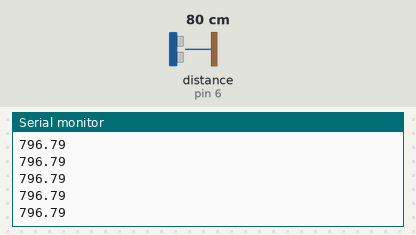
This sketch was run on a simulated Arduino Uno, built with avr-gcc and run on an emulated ATmega328P. Shown: the last lines printed to the serial monitor. Wiring (inferred from the names in the program): ultrasonic range finder: trigger pin 7; echo pin 6. The inputs (shaded band) are chosen by the test bench; at power-on: distance to the obstacle (sensor on pin 6) 80 cm. The echo pulse lasts 58.3 µs per cm.

Above: at 1.2 s.
1.3 s: distance to the obstacle (sensor on pin 6) set to 2 cm
At 1.8 s:
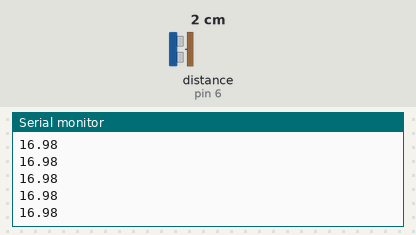
2.8 s: distance to the obstacle (sensor on pin 6) set to 4 cm
At 3.3 s:
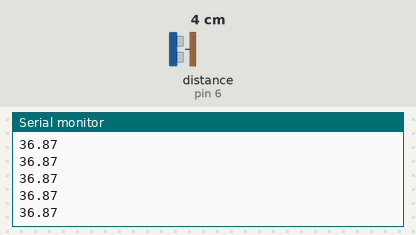
Timing chart, 0 to 5.8 s (numbered marks = the images above; inputs shaded):
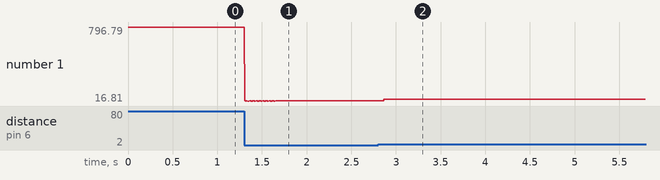

The sketch:

ultrasonic.ino
```cpp
const int trig=7;
const int echo=6;
void setup() {
  // put your setup code here, to run once:
  pinMode(trig,OUTPUT);
  pinMode(echo,INPUT);
  Serial.begin(9600);
}


void loop() {
  // put your main code here, to run repeatedly:
  digitalWrite(trig,LOW);
  delayMicroseconds(2);
  digitalWrite(trig,HIGH);
  delayMicroseconds(10);
  digitalWrite(trig,LOW);
  long dur =pulseIn(echo,HIGH);
  float dist=(dur*0.343)/2;
  Serial.println(dist);
  delay(5);
}
```

Measured:
- after the input at 1.3 s, the serial monitor: prints a new line at once (image 1)
- after the input at 2.8 s, the serial monitor: prints a new line after 0.07 s (image 2)
- plotted number 1: 796.79 → 16.98 after the input at 1.3 s, 16.98 → 36.87 after the input at 2.8 s
